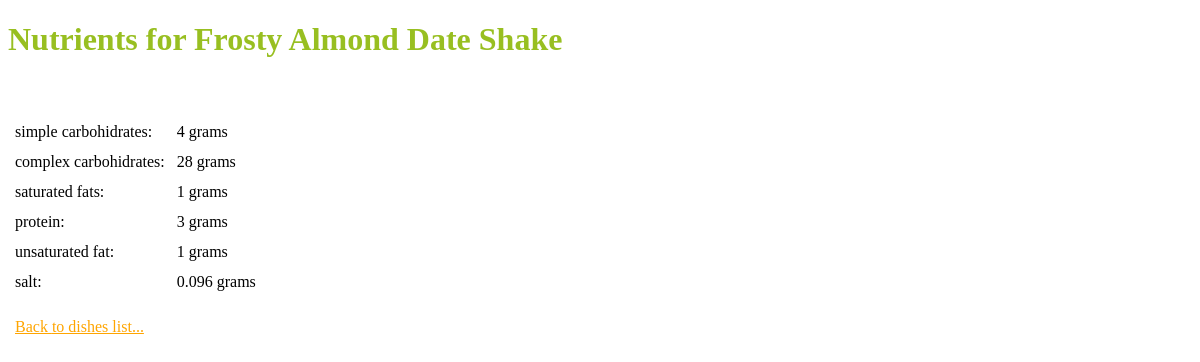
Page /dishNutrients.php?dish=2 on the committed database.
### tables this page shows
CREATE TABLE IF NOT EXISTS `dish` (
  `id` int(11) NOT NULL AUTO_INCREMENT,
  `name` varchar(500) NOT NULL,
  `quantityPerPortion` int(11) NOT NULL,
  `portionUnit` int(11) NOT NULL,
  `calories` int(11) NOT NULL,
  `dishType` int(11) NOT NULL DEFAULT '1',
  PRIMARY KEY (`id`)
);

CREATE TABLE IF NOT EXISTS `nutrient` (
  `id` int(11) NOT NULL AUTO_INCREMENT,
  `name` varchar(100) NOT NULL,
  `unit` int(11) NOT NULL,
  `isImportant` tinyint(4) NOT NULL DEFAULT '0',
  PRIMARY KEY (`id`),
  KEY `unit` (`unit`)
);

CREATE TABLE IF NOT EXISTS `dishNutrients` (
  `dishId` int(11) NOT NULL,
  `nutrientId` int(11) NOT NULL,
  `quantity` float NOT NULL,
  PRIMARY KEY (`dishId`,`nutrientId`)
);

### Classes/Dish.php (called while the page is built, shortened)
<?php
include_once($_SERVER['DOCUMENT_ROOT'] . '/Classes/DishNutrient.php');
class Dish {
    private $name;
    public function getName() {
        return $this->name;
    }
    public function load($id) {
        $sql = "SELECT * FROM dish
                WHERE id = {$id}";
        $result = mysql_query($sql);
        $row = mysql_fetch_assoc($result);
        $this->name = $row['name'];
        return true;
    }
}
?>

### Classes/DishNutrient.php (called while the page is built, shortened)
<?php
class DishNutrient {
    private $name;
    private $unit;
    private $quantity;
    public function getName() {
        return $this->name;
    }
    public function getQuantity() {
        return $this->quantity;
    }
    public function setQuantity($quantity) {
        $this->quantity = $quantity;
    }
    public function getUnit() {
        return $this->unit;
    }
    public function load($id) {
        $sql = "SELECT * FROM nutrient
                WHERE id = {$id}";
        $result = mysql_query($sql);
        $row = mysql_fetch_assoc($result);
        $this->name = $row['name'];
        $this->unit = $row['unit'];
        $this->quantity = null;
        return true;
    }
    public static function getAllByDishId($id) {
        $sql = "SELECT dish.id as dish, dishNutrients.quantity, nutrient.id as nutrient
                FROM dishNutrients
                     INNER JOIN dish
                         ON dishNutrients.dishId = dish.id
                     INNER JOIN nutrient
                         ON dishNutrients.nutrientId = nutrient.id
                WHERE dish.id = {$id}";
        $result = mysql_query($sql);
        $nutrients = array();
        while ($row = mysql_fetch_assoc($result)) {
            $nutrients[$row['nutrient']] = new DishNutrient();
            $nutrients[$row['nutrient']]->load($row['nutrient']);
            $nutrients[$row['nutrient']]->setQuantity($row['quantity']);
        }
        return $nutrients;
    }
}
?>

### Classes/HelpClass.php (called while the page is built, shortened)
<?php
class HelpClass {
    public static function getUnits() {
        $sql = "SELECT * FROM unit";
        $result = mysql_query($sql);
        $units = array();
        while ($row = mysql_fetch_assoc($result)) {
            $units[$row['id']] = $row['name'];
        }
        return $units;
    }
}
?>

### dishNutrients.php (the view, shortened to what this page needs)
<?php
include_once('Classes/HelpClass.php');
include_once('Classes/Dish.php');
include_once('Classes/DishNutrient.php');
$units = HelpClass::getUnits();
$dish = null;
if (isset($_GET['dish'])) {
    $dish = new Dish();
    $dish->load($_GET['dish']);
} if ($dish) {
    $nutrients = DishNutrient::getAllByDishId($_GET['dish']);
} else {
    $nutrients = DishNutrient::getAllNutrients();
}
?>
<!DOCTYPE html>
<html>
    <head>
        <link rel="stylesheet" type="text/css" href="css/styles.css">
    </head>
    <body>
        <h1>  <?php echo $dish ? "Nutrients for {$dish->getName()}" : "List of all Nutrients" ?>
        </h1>
        <table>
            <tbody>
                <?php
                if (count($nutrients) > 0) {
                    foreach ($nutrients as $key => $nutrient) {
                        $q = $nutrient->getQuantity();
                        if ($q) {
                            echo "<tr>
                                    <td>{$nutrient->getName()}:
                                    </td>
                                    <td>{$q} {$units[$nutrient->getUnit()]}
                                    </td>
                                  </tr>";
                        } else {
                            echo "<tr>
                                    <td>{$nutrient->getName()} ({$units[$nutrient->getUnit()]})
                                    </td>
                                 </tr>";
                        }
                    }
                }
                ?>
                <tr>
                    <td style="padding-top: 20px;" <?php echo $dish ? "colspan=\"2\"" : ""?>>
                        <a href="dishesList.php" ><?php echo $dish ? "Back" : "Go"?> to dishes list...</a>
                    </td>
                </tr>
            </tbody>
        </table>
    </body>
</html>

### css/styles.css (style rules this page uses)
td { padding:5px; }
a { color: orange; }
h1 { color:#98BF21; }

### rows in the picture
dish: name "Frosty Almond Date Shake"
nutrient: name "simple carbohidrates", Unit "grams"
dishnutrients: quantity "4"
nutrient: name "complex carbohidrates", Unit "grams"
dishnutrients: quantity "28"
nutrient: name "saturated fats", Unit "grams"
dishnutrients: quantity "1"
nutrient: name "protein", Unit "grams"
dishnutrients: quantity "3"
nutrient: name "unsaturated fat", Unit "grams"
dishnutrients: quantity "1"
nutrient: name "salt", Unit "grams"
dishnutrients: quantity "0.096"
